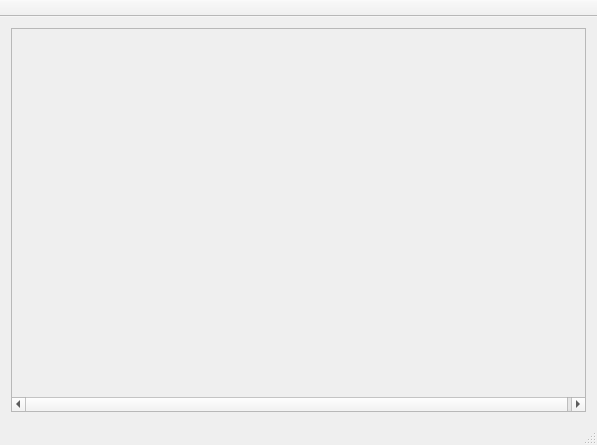
<?xml version="1.0" encoding="UTF-8"?>
<ui version="4.0">
 <class>MainWindow</class>
 <widget class="QMainWindow" name="MainWindow">
  <property name="geometry">
   <rect>
    <x>0</x>
    <y>0</y>
    <width>597</width>
    <height>445</height>
   </rect>
  </property>
  <property name="windowTitle">
   <string>MainWindow</string>
  </property>
  <property name="iconSize">
   <size>
    <width>20</width>
    <height>20</height>
   </size>
  </property>
  <widget class="QWidget" name="centralWidget">
   <layout class="QGridLayout" name="gridLayout">
    <item row="0" column="0">
     <widget class="QScrollArea" name="scrollArea">
      <property name="widgetResizable">
       <bool>false</bool>
      </property>
      <widget class="GridWidget" name="gridWidget">
       <property name="geometry">
        <rect>
         <x>0</x>
         <y>0</y>
         <width>577</width>
         <height>350</height>
        </rect>
       </property>
       <layout class="QGridLayout" name="gridLayout_2">
        <property name="leftMargin">
         <number>0</number>
        </property>
        <property name="topMargin">
         <number>0</number>
        </property>
        <property name="rightMargin">
         <number>0</number>
        </property>
        <property name="bottomMargin">
         <number>0</number>
        </property>
       </layout>
      </widget>
     </widget>
    </item>
   </layout>
  </widget>
  <widget class="QMenuBar" name="menuBar">
   <property name="geometry">
    <rect>
     <x>0</x>
     <y>0</y>
     <width>597</width>
     <height>21</height>
    </rect>
   </property>
  </widget>
  <widget class="QToolBar" name="mainToolBar">
   <property name="movable">
    <bool>false</bool>
   </property>
   <property name="floatable">
    <bool>true</bool>
   </property>
   <attribute name="toolBarArea">
    <enum>TopToolBarArea</enum>
   </attribute>
   <attribute name="toolBarBreak">
    <bool>false</bool>
   </attribute>
  </widget>
  <widget class="QStatusBar" name="statusBar"/>
 </widget>
 <layoutdefault spacing="6" margin="11"/>
 <customwidgets>
  <customwidget>
   <class>GridWidget</class>
   <extends>QWidget</extends>
   <header location="global">gridwidget.h</header>
   <container>1</container>
  </customwidget>
 </customwidgets>
 <resources/>
 <connections/>
</ui>
